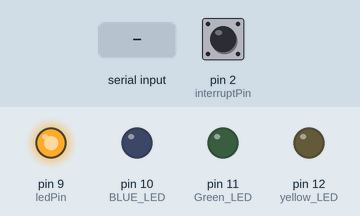
A sketch run on a simulated Arduino Uno, built with avr-gcc and run on an emulated ATmega328P. Parts: output pins drawn as LEDs (lit = HIGH). The inputs (shaded band) are chosen by the test bench; at power-on: pin 2 (interruptPin) HIGH. What the sketch prints to the serial monitor is not drawn.

Above: at 1.2 s.
1.3 s: pin 2 (interruptPin) pulled LOW for 0.15 s
At 1.37 s:
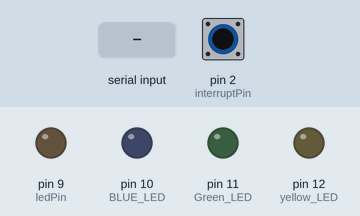
2.9 s: "r" received over Serial
At 4.1 s:
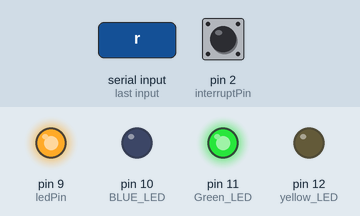
4.4 s: "p" received over Serial
At 5.5 s:
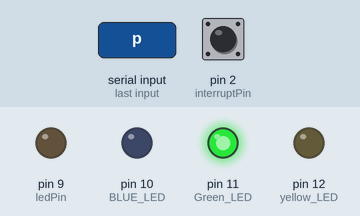
5.9 s: "b" received over Serial
At 6.5 s:
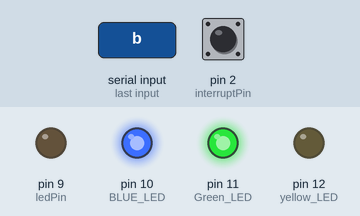
7.4 s: "y" received over Serial
At 8.6 s:
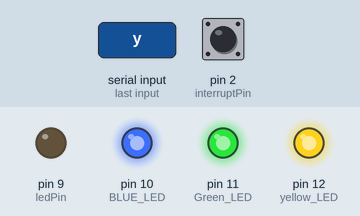
8.9 s: "c" received over Serial
At 10.0 s:
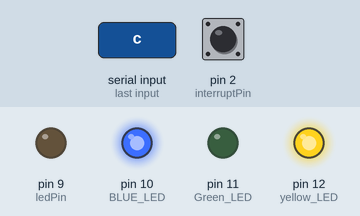
Timing chart, 0 to 11.4 s (numbered marks = the images above; inputs shaded):
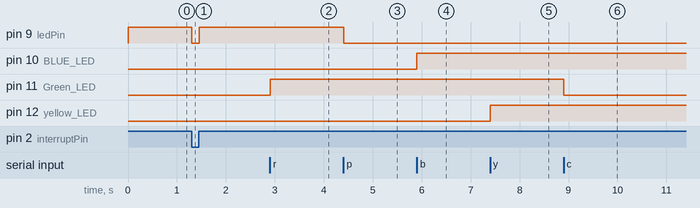

Measured:
- after the input at 1.3 s, pin 9 (ledPin): HIGH → LOW at once, → HIGH 0.15 s later
- after the input at 2.9 s, pin 11 (Green_LED): LOW → HIGH at once
- after the input at 4.4 s, pin 9 (ledPin): HIGH → LOW at once
- after the input at 5.9 s, pin 10 (BLUE_LED): LOW → HIGH at once
- after the input at 7.4 s, pin 12 (yellow_LED): LOW → HIGH at once
- after the input at 8.9 s, pin 11 (Green_LED): HIGH → LOW at once

The sketch:

final.ino
```cpp
const byte ledPin = 9;
const byte interruptPin = 2;
volatile byte state = LOW;
int val = 0;
boolean ignore = false;


void setup() {
  pinMode(10,OUTPUT);     // BLUE LED
  pinMode(11,OUTPUT);     // Green LED;
  pinMode(12,OUTPUT);     // yellow LED
  pinMode(ledPin, OUTPUT);   // led output pin
  pinMode(interruptPin, INPUT_PULLUP);  // hall sensor input pin
  attachInterrupt(digitalPinToInterrupt(interruptPin), test, CHANGE);
  Serial.begin(9600);
}

void loop() {
  Serial.println(digitalRead(2));
  if (digitalRead(2) == HIGH && ignore){
    digitalWrite(ledPin, LOW);
  }
  if (digitalRead(2) == LOW){
    digitalWrite(ledPin, LOW);
  }

  if (digitalRead(2) == HIGH && !ignore){
    digitalWrite(ledPin, HIGH);
  }
//  digitalWrite(ledPin, state);
//  Serial.println(val/2);

  if(Serial.available()){
    char val = Serial.read();
    if(val == 'p'){
      ignore = !ignore;
//      state = !state;
//      digitalWrite(ledPin,LOW); // turn off the red led
    }
    if(val == 'r'){
      digitalWrite(11,HIGH); // TURN ON green LED
    }
    if(val == 'b'){

      digitalWrite(10,HIGH); //turn on blue led
    }
    if(val == 'y'){

      digitalWrite(12,HIGH); //turn on yellow led
    }


    if(val == 'c'){

      digitalWrite(11,LOW); // turn off green led
    }

    if(val == 'v'){

      digitalWrite(10,LOW); // turn off blue led
    }
    if(val == 'z'){

      digitalWrite(12,LOW); // turn off yellow led
    }

    if(val == 'f'){

      digitalWrite(10,LOW);
      digitalWrite(11,LOW);
      digitalWrite(12,LOW);  // turn off all the led

    }

    if(val == 'O'){

      digitalWrite(10,HIGH);
      digitalWrite(11,HIGH);
      digitalWrite(12,HIGH); // turn on all the led

    }
  }


}
void test() {

//  state = !state;
//  val++;
}
```
